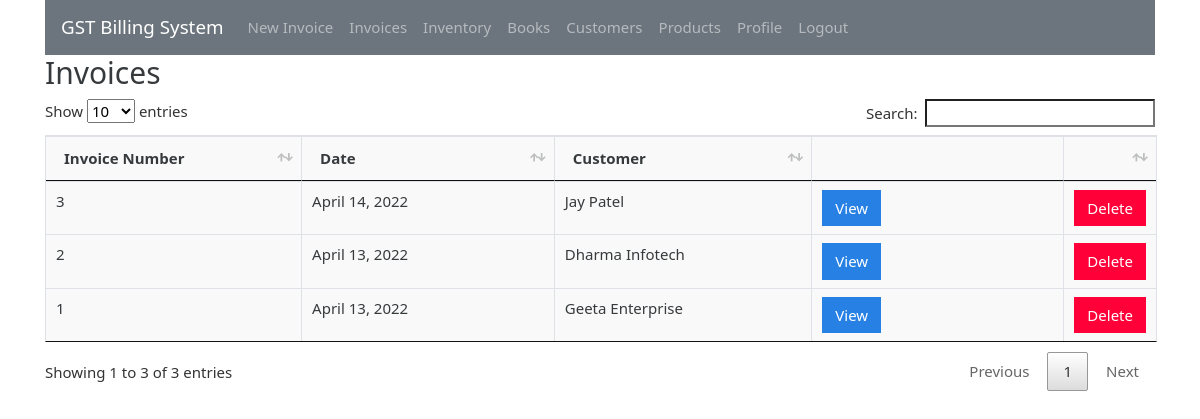
The app's page /invoices (signed in) with its own data.
### gstbillingapp/models.py (models this page shows, shortened)
class Invoice(models.Model):
    user = models.ForeignKey(User, null=True, blank=True, on_delete=models.SET_NULL)
    invoice_number = models.IntegerField()
    invoice_date = models.DateField()
    invoice_customer = models.ForeignKey(
        'Customer',
        on_delete=models.SET_NULL,
        null=True
    )
    invoice_json = models.TextField()
    inventory_reflected = models.BooleanField(default=True)
    books_reflected = models.BooleanField(default=True)

class Customer(models.Model):
    user = models.ForeignKey(User, null=True, blank=True, on_delete=models.SET_NULL)
    customer_name = models.CharField(max_length=200)
    customer_address = models.TextField(max_length=600, blank=True, null=True)
    customer_phone = models.CharField(max_length=14, blank=True, null=True)
    customer_gst = models.CharField(max_length=15, blank=True, null=True)
    def __str__(self):
        return self.customer_name

### gstbillingapp/views.py (the view)
# urls.py: path('invoices', views.invoices, name='invoices'),
@login_required
def invoices(request):
    context = {}
    context['invoices'] = Invoice.objects.filter(user=request.user).order_by('-id')
    return render(request, 'gstbillingapp/invoices.html', context)

### gstbillingapp/templates/gstbillingapp/invoices.html (shortened to what this page needs)
{% extends "gstbillingapp/base.html" %}
{% load static %}
{% block content %}
		<h2>Invoices</h2>
		<table class="table table-bordered" id="invoice-table">
		<thead>
			<tr>
				<th>Invoice Number</th>
				<th>Date</th>
				<th>Customer</th>
				<th></th>
				<th></th>
			</tr>
		</thead>
		<tbody class="two-col-form">
			{% for invoice in invoices %}
			<tr>
 				<td>{{invoice.invoice_number}}</td>
 				<td>{{invoice.invoice_date}}</td>
 				<td>{{invoice.invoice_customer}}</td>
				 <td><a href="{% url 'invoice_viewer' invoice.id %}"><button type="button" class="btn btn-primary">View</button></a></td>
				 <td><button type="button" class="btn btn-danger" data-toggle="modal" data-target="#invoiceDeleteModal" data-invoice-id="{{invoice.id}}" data-invoice-number="{{invoice.invoice_number}}, for {{invoice.invoice_customer}}">Delete</button></td>
			</tr>
			{% endfor %}
		</tbody>
		</table>
{% endblock %}

### gstbillingapp/static/gstbillingapp/main.css (style rules this page uses)
.table-bordered td, .table-bordered th { padding: 0.25em; }
.table-bordered tbody td, .table-bordered tbody th, .table-bordered thead th, .table-bordered thead td { background: #f9f9f9; }
.two-col-form td, .two-col-form th { width: 25%; }

### records on screen
Invoice: invoice_number "3", invoice_date "April 14, 2022", invoice_customer "Jay Patel"
Invoice: invoice_number "2", invoice_date "April 13, 2022", invoice_customer "Dharma Infotech"
Invoice: invoice_number "1", invoice_date "April 13, 2022", invoice_customer "Geeta Enterprise"
